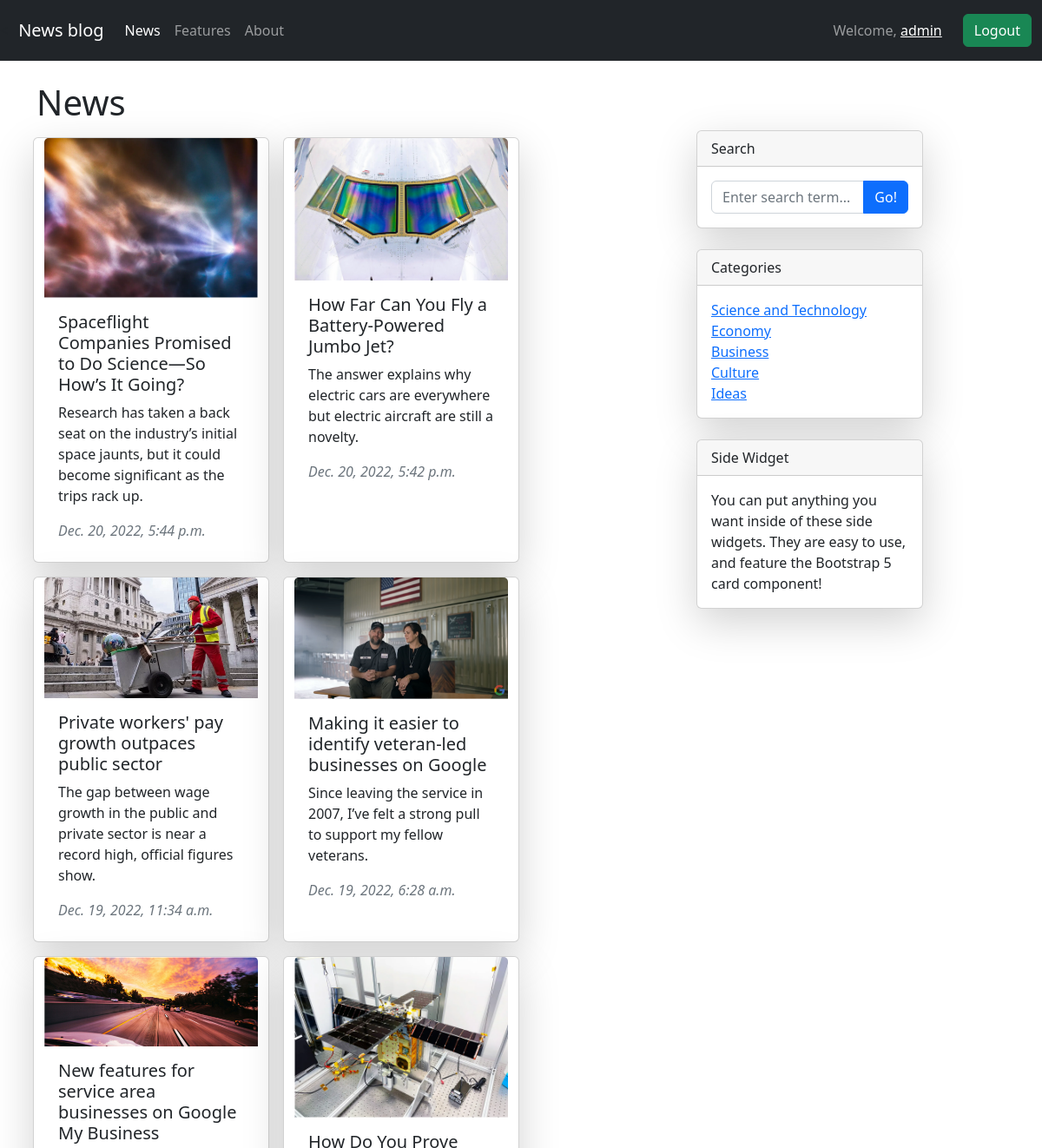
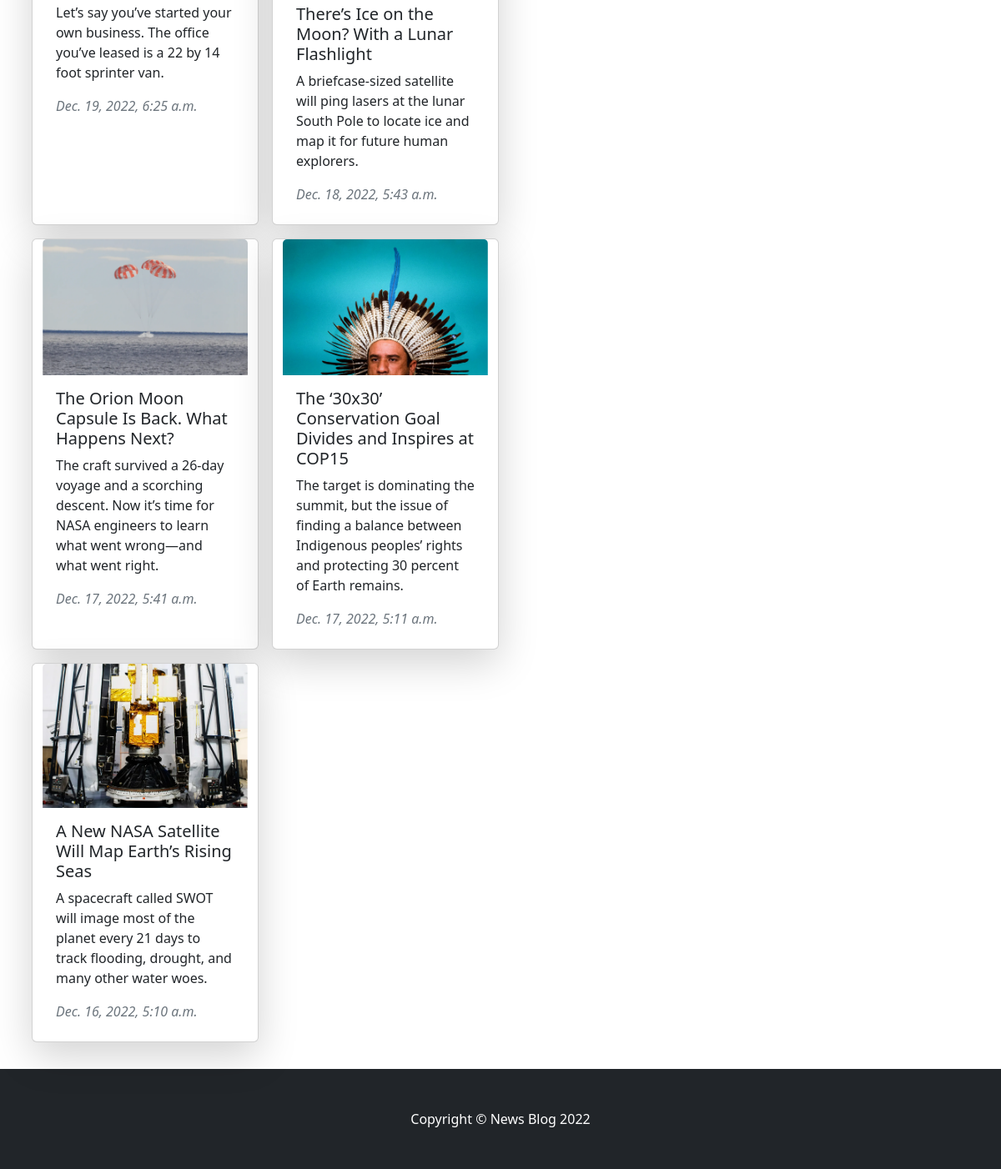
The app's page / (signed in) with its own data (2 pictures, top to bottom).
### news/models.py (models this page shows, shortened)
class News(models.Model):
    category = models.ForeignKey(Category, on_delete=models.CASCADE, blank=True)
    title = models.CharField(max_length=100)
    description = models.CharField(max_length=150)
    image = models.ImageField(upload_to='news/images/')
    article = models.TextField()
    date = models.DateTimeField(auto_now=True)
    class Meta:
        verbose_name_plural = 'News'

class Category(models.Model):
    name = models.CharField(max_length=32)
    class Meta:
        verbose_name_plural = 'Category'
    def __str__(self):
        return self.name

### news/views.py (the view)
# urls.py: 2. Add a URL to urlpatterns:  path('', views.home, name='home')
def home(request, pk=0):
    categories = Category.objects.all()
    news = News.objects.filter(category_id=pk).order_by('-date') if pk else News.objects.all().order_by('-date')
    context = {'page_name': categories[pk - 1].name if pk else 'News', 'news': news,
               'categories': categories, 'error': 'There is no news on this topic.'}
    return render(request, template_name='home.html', context=context)

### news/templates/home.html
{% extends 'base.html' %}
{% block content %}
<div class="container mt-4 mb-4">
    <h1>{{ page_name }}</h1>
    <div class="row">
        <div class="col-lg-8">
            <div class="row">
                {% if news %}
                {% for n in news %}
                <div class="card m-2 shadow-lg" style="width: 17rem; cursor:pointer;"
                     onclick="window.location='{% url 'article' n.id  %}'">
                    <img src="{{ n.image.url }}" class="card-img-top" alt="...">
                    <div class="card-body">
                        <h5 class="card-title">{{ n.title }}</h5>
                        <p class="card-text">{{ n.description }}</p>
                        <div class="text-muted fst-italic mb-2">{{ n.date }}</div>
                    </div>
                </div>
                {% endfor %}
                {% else %}
                <h3>{{ error }}</h3>
                {% endif %}
            </div>
        </div>
        <div class="col-lg-3">
            <div class="card mb-4 shadow-lg">
                <div class="card-header">Search</div>
                <div class="card-body">
                    <div class="input-group">
                        <input class="form-control" type="text" placeholder="Enter search term..."
                               aria-label="Enter search term..." aria-describedby="button-search">
                        <button class="btn btn-primary" id="button-search" type="button">Go!</button>
                    </div>
                </div>
            </div>
            <div class="card mb-4 shadow-lg">
                <div class="card-header">Categories</div>
                <div class="card-body">
                    <div class="row">
                        <div class="col">
                            <ul class="list-unstyled mb-0">
                                {% if categories %}
                                {% for cat in categories %}
                                <li><a href="{% url 'news' cat.id %}">{{ cat }}</a></li>
                                {% endfor %}
                                {% else %}
                                <li>Categories not yet</li>
                                {% endif %}
                            </ul>
                        </div>
                    </div>
                </div>
            </div>
            <div class="card mb-4 shadow-lg">
                <div class="card-header">Side Widget</div>
                <div class="card-body">You can put anything you want inside of these side widgets. They are easy to use,
                    and feature the Bootstrap 5 card component!
                </div>
            </div>
        </div>
    </div>
</div>
{% endblock %}

### templates/base.html (shortened to what this page needs)
<!DOCTYPE html>
<html lang="en">
<head>
    <link href="https://cdn.jsdelivr.net/npm/bootstrap@5.2.3/dist/css/bootstrap.min.css" rel="stylesheet"
>
</head>
<body>
<nav class="navbar navbar-expand-lg navbar-dark bg-dark">
    <div class="container-fluid">
        <a class="navbar-brand" href="{% url 'home' %}">News blog</a>
        <div class="collapse navbar-collapse" id="navbarText">
            <ul class="navbar-nav me-auto mb-2 mb-lg-0">
                <li class="nav-item">
                    <a class="nav-link active" aria-current="page" href="{% url 'home' %}">News</a>
                </li>
                <li class="nav-item">
                    <a class="nav-link" href="#">Features</a>
                </li>
                <li class="nav-item">
                    <a class="nav-link" href="#">About</a>
                </li>
            </ul>
            {% if user.is_authenticated %}
            <span class="navbar-text">
                Welcome, <a href="#">{{ user.username }}</a>
            </span>
            <span class="navbar-text">
                <form action="{% url 'logout' %}" method="POST">
                    <button type="submit" class="btn btn-success ms-4">Logout</button>
                </form>
            </span>
            {% endif %}
        </div>
    </div>
</nav>
{% block content %} {% endblock %}
<footer class="py-5 bg-dark">
    <div class="container"><p class="m-0 text-center text-white">Copyright &copy; News Blog 2022</p></div>
</footer>
</body>
</html>

### records on screen
News: image (picture), title "Spaceflight Companies Promised to Do Science—So How’s It Going?", description "Research has taken a back seat on the industry’s initial space jaunts, but it could become significant as the trips rack up.", date "Dec. 20, 2022, 5:44 p.m."
News: image (picture), title "How Far Can You Fly a Battery-Powered Jumbo Jet?", description "The answer explains why electric cars are everywhere but electric aircraft are still a novelty.", date "Dec. 20, 2022, 5:42 p.m."
News: image (picture), title "Private workers' pay growth outpaces public sector", description "The gap between wage growth in the public and private sector is near a record high, official figures show.", date "Dec. 19, 2022, 11:34 a.m."
News: image (picture), title "Making it easier to identify veteran-led businesses on Google", description "Since leaving the service in 2007, I’ve felt a strong pull to support my fellow veterans.", date "Dec. 19, 2022, 6:28 a.m."
News: image (picture), title "New features for service area businesses on Google My Business", description "Let’s say you’ve started your own business. The office you’ve leased is a 22 by 14 foot sprinter van.", date "Dec. 19, 2022, 6:25 a.m."
News: image (picture), title "How Do You Prove There’s Ice on the Moon? With a Lunar Flashlight", description "A briefcase-sized satellite will ping lasers at the lunar South Pole to locate ice and map it for future human explorers.", date "Dec. 18, 2022, 5:43 a.m."
News: image (picture), title "The Orion Moon Capsule Is Back. What Happens Next?", description "The craft survived a 26-day voyage and a scorching descent. Now it’s time for NASA engineers to learn what went wrong—and what went right.", date "Dec. 17, 2022, 5:41 a.m."
News: image (picture), title "The ‘30x30’ Conservation Goal Divides and Inspires at COP15", description "The target is dominating the summit, but the issue of finding a balance between Indigenous peoples’ rights and protecting 30 percent of Earth remains.", date "Dec. 17, 2022, 5:11 a.m."
News: image (picture), title "A New NASA Satellite Will Map Earth’s Rising Seas", description "A spacecraft called SWOT will image most of the planet every 21 days to track flooding, drought, and many other water woes.", date "Dec. 16, 2022, 5:10 a.m."
Category: name "Science and Technology"
Category: name "Economy"
Category: name "Business"
Category: name "Culture"
Category: name "Ideas"

### other values on screen
{{ user.username }} "admin"
{{ page_name }} "News"
